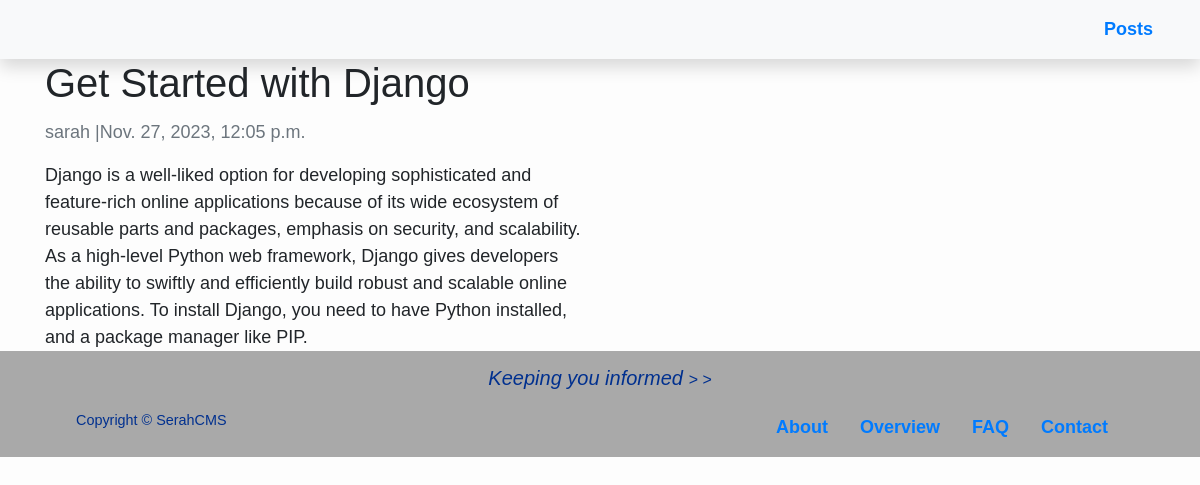
The page /getting-started-with-django/ on the database its author committed.
### blog/models.py (models this page shows, shortened)
class Posts(models.Model):
    title = models.CharField(max_length=200, unique=True)
    content = models.TextField()
    slug = models.SlugField(max_length=200, unique=True)
    meta_description = models.CharField(max_length=300, default="new post")
    author = models.ForeignKey(User, on_delete=models.CASCADE)
    created_on = models.DateTimeField()
    updated_on = models.DateTimeField(auto_now=True)
    status = models.IntegerField(choices=STATUS, default=0)
    class Meta:
        ordering = ["-created_on"]
        verbose_name_plural = 'Posts'

### blog/views.py (the view)
# urls.py: path('<slug:slug>/', views.PostDetail.as_view(), name='post_detail'),
class PostDetail(generic.DetailView):  # view for each post
    model = Posts
    template_name = 'post.html'

### templates/post.html
{% extends 'base.html' %}
{% block content %}
    <div class="container">
        <div class="row">
            <div class="col-md-6 left">
                <h1 class="card-title">{% block title %} {{ object.title }} {% endblock title %}</h1>
                <p class=" text-muted">{{ object.author }} |{{ object.created_on }}</p>
                <p class="card-text">{{ object.content | safe }}</p>
            </div>
        </div>
    </div>
{% endblock content %}

### templates/base.html (style rules this page uses)
html, body { height: 100%; }
body { font-family: sans-serif; font-size: 18px; background-color: #fdfdfd; display: flex; flex-direction: column; }

### rows shown on the page
Posts: title "Get Started with Django", author "sarah", created_on "Nov. 27, 2023, 12:05 p.m.", content "Django is a well-liked option for developing sophisticated and feature-rich online applications because of its wide ecosystem of reusable parts and packages, emphasis on security, and scalability. As a high-level Python web framework, Django gives developers the ability to swiftly and efficiently build robust and scalable online applications. To install Django, you need to have Python installed, and a package manager like PIP."
